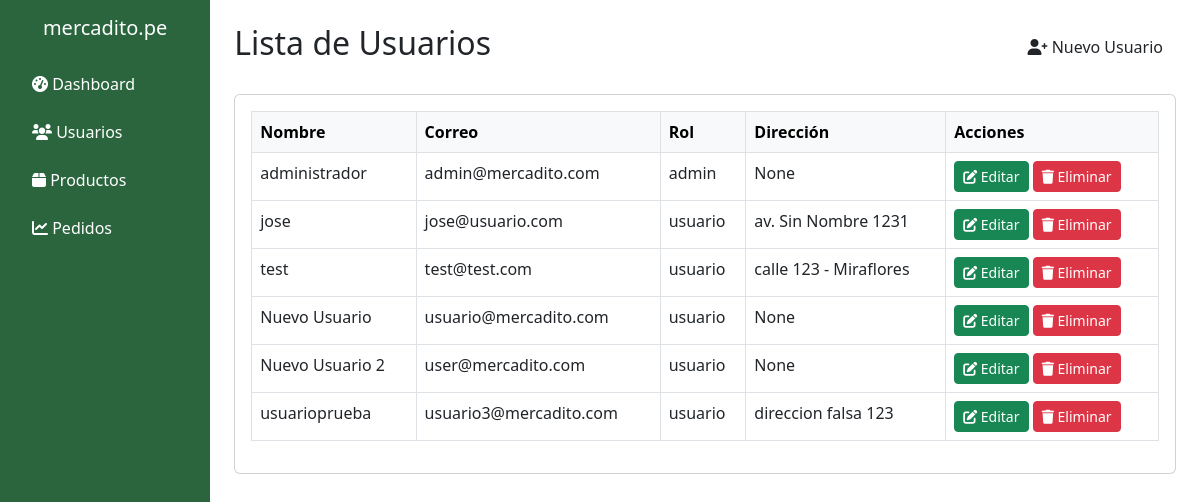
Page /dashboard/usuarios (signed in) on the earlier database version.
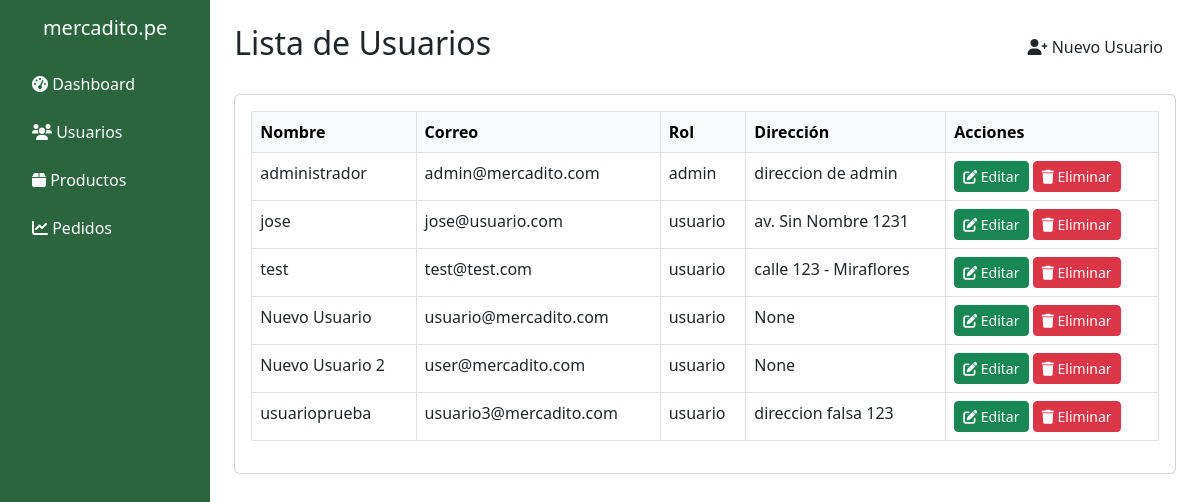
Same page on the later database version.
### models.py (models this page shows, shortened)
class Usuarios(db.Model):
    __tablename__ = 'usuarios'
    user_id = db.Column(db.Integer, primary_key=True)
    nombre = db.Column(db.String(100), nullable=False)
    email = db.Column(db.String(100), nullable=False, unique=True)
    username = db.Column(db.String(100), nullable=False, unique=True)
    password = db.Column(db.String(100), nullable=False)
    rol = db.Column(db.String(10), nullable=False, default='usuario')
    direccion = db.Column(db.String(255), nullable=True)

### app.py (the view)
@app.route('/dashboard/usuarios')
def dashboard_usuarios():
    if session.get('role') != 'admin':
        return redirect(url_for('index'))  # Redirige a index si no es admin
    usuarios = Usuarios.query.all()  # Aquí obtendrás todos los usuarios
    return render_template('dash-usuarios.html', usuarios=usuarios)

### templates/dash-usuarios.html (shortened to what this page needs)
<!DOCTYPE html>
<html lang="es">
<head>
  <link href="https://cdn.jsdelivr.net/npm/bootstrap@5.3.0-alpha3/dist/css/bootstrap.min.css" rel="stylesheet">
  <link rel="stylesheet" href="https://cdnjs.cloudflare.com/ajax/libs/font-awesome/6.0.0-beta3/css/all.min.css">
</head>
<body>
  <div class="d-flex">
    <div class="p-3 vh-100" style="width: 250px; background-color: #2A653E">
      <h5 class="text-center mb-4">
        <a href="{{ url_for('index') }}" style="text-decoration: none; color: white;">mercadito.pe</a>
    </h5>
      <ul class="nav flex-column">
        <li class="nav-item mb-2">
          <a class="nav-link text-white" href="{{ url_for('dashboard') }}">
            <i class="fas fa-tachometer-alt"></i> Dashboard
          </a>
        </li>
        <li class="nav-item mb-2">
          <a class="nav-link text-white" href="{{ url_for('dashboard_usuarios') }}">
            <i class="fas fa-users"></i> Usuarios
          </a>
        </li>
        <li class="nav-item mb-2">
          <a class="nav-link text-white" href="{{ url_for('dashboard_productos') }}">
            <i class="fas fa-box"></i> Productos
          </a>
        </li>
        <li class="nav-item mb-2">
          <a class="nav-link text-white" href="{{ url_for('gestion_pedidos') }}">
          <i class="fas fa-chart-line"></i> Pedidos
        </a>
      </li>
      </ul>
    </div>
    <div class="container-fluid p-4">
      <div class="d-flex justify-content-between align-items-center mb-4">
        <h2>Lista de Usuarios</h2>
        <button
          class="btn"
          data-bs-toggle="modal"
          data-bs-target="#newUserModal">
          <i class="fas fa-user-plus"></i> Nuevo Usuario
        </button>
      </div>
      <div class="card">
        <div class="card-body">
          <div class="table-responsive">
            <table class="table table-bordered table-hover">
              <thead class="table-light">
                <tr>
                  <th>Nombre</th>
                  <th>Correo</th>
                  <th>Rol</th>
                  <th>Dirección</th>
                  <th>Acciones</th>
                </tr>
              </thead>
              <tbody>
                {% for usuario in usuarios %}
                <tr>
                  <td>{{ usuario.nombre }}</td>
                  <td>{{ usuario.email }}</td>
                  <td>{{ usuario.rol }}</td>
                  <td>{{ usuario.direccion }}</td>
                  <td>
                    <button
                      class="btn btn-success btn-sm"
                      data-bs-toggle="modal"
                      data-bs-target="#editModal"
                      onclick="openEditModal({{ usuario.user_id }}, '{{ usuario.nombre }}', '{{ usuario.email }}', '{{ usuario.rol }}', '{{ usuario.direccion }}')">
                      <i class="fas fa-edit"></i> Editar
                    </button>
                    <form method="POST" action="{{ url_for('delete_user', user_id=usuario.user_id) }}" style="display:inline;">
                      <button class="btn btn-danger btn-sm"><i class="fas fa-trash"></i> Eliminar</button>
                    </form>
                  </td>
                </tr>
                {% endfor %}
              </tbody>
            </table>
          </div>
        </div>
      </div>
    </div>
  </div>
</body>
</html>

Differences in the rows shown:
changed Usuarios "administrador": direccion "None" → "direccion de admin"
